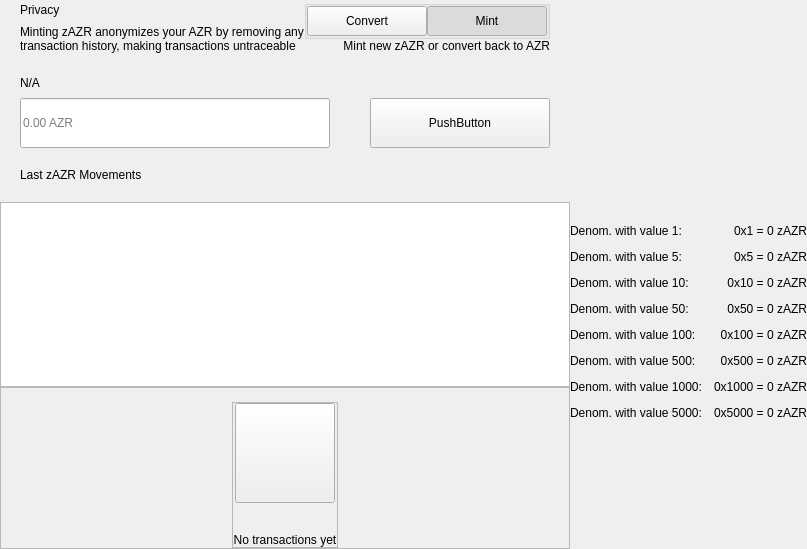
<?xml version="1.0" encoding="UTF-8"?>
<ui version="4.0">
 <class>PrivacyWidget</class>
 <widget class="QWidget" name="PrivacyWidget">
  <property name="geometry">
   <rect>
    <x>0</x>
    <y>0</y>
    <width>629</width>
    <height>549</height>
   </rect>
  </property>
  <property name="windowTitle">
   <string>Form</string>
  </property>
  <layout class="QHBoxLayout" name="horizontalLayout_1" stretch="2,1">
   <property name="spacing">
    <number>0</number>
   </property>
   <property name="leftMargin">
    <number>0</number>
   </property>
   <property name="topMargin">
    <number>0</number>
   </property>
   <property name="rightMargin">
    <number>0</number>
   </property>
   <property name="bottomMargin">
    <number>0</number>
   </property>
   <item>
    <widget class="QWidget" name="left" native="true">
     <layout class="QVBoxLayout" name="verticalLayout_3">
      <property name="leftMargin">
       <number>0</number>
      </property>
      <property name="topMargin">
       <number>0</number>
      </property>
      <property name="rightMargin">
       <number>0</number>
      </property>
      <property name="bottomMargin">
       <number>0</number>
      </property>
      <item>
       <layout class="QVBoxLayout" name="verticalLayout_2">
        <property name="spacing">
         <number>0</number>
        </property>
        <item>
         <layout class="QVBoxLayout" name="verticalLayoutTop">
          <property name="spacing">
           <number>0</number>
          </property>
          <property name="leftMargin">
           <number>20</number>
          </property>
          <property name="rightMargin">
           <number>20</number>
          </property>
          <item>
           <layout class="QHBoxLayout" name="horizontalLayout_2">
            <property name="spacing">
             <number>0</number>
            </property>
            <item>
             <layout class="QVBoxLayout" name="verticalLayout11">
              <property name="spacing">
               <number>5</number>
              </property>
              <item>
               <widget class="QLabel" name="labelTitle">
                <property name="text">
                 <string>Privacy</string>
                </property>
               </widget>
              </item>
              <item>
               <widget class="QLabel" name="labelSubtitle1">
                <property name="maximumSize">
                 <size>
                  <width>16777215</width>
                  <height>16777215</height>
                 </size>
                </property>
                <property name="text">
                 <string>Minting zAZR anonymizes your AZR by removing any
transaction history, making transactions untraceable</string>
                </property>
               </widget>
              </item>
             </layout>
            </item>
            <item>
             <spacer name="horizontalSpacer">
              <property name="orientation">
               <enum>Qt::Horizontal</enum>
              </property>
              <property name="sizeHint" stdset="0">
               <size>
                <width>40</width>
                <height>20</height>
               </size>
              </property>
             </spacer>
            </item>
            <item>
             <widget class="QWidget" name="containerViewPrivacyChecks" native="true">
              <layout class="QVBoxLayout" name="containerPrivacyChecks">
               <property name="spacing">
                <number>0</number>
               </property>
               <property name="leftMargin">
                <number>0</number>
               </property>
               <property name="topMargin">
                <number>0</number>
               </property>
               <property name="rightMargin">
                <number>0</number>
               </property>
               <property name="bottomMargin">
                <number>0</number>
               </property>
               <item alignment="Qt::AlignHCenter|Qt::AlignVCenter">
                <widget class="QGroupBox" name="groupBox">
                 <property name="title">
                  <string/>
                 </property>
                 <layout class="QHBoxLayout" name="horizontalLayout_2_1">
                  <property name="spacing">
                   <number>0</number>
                  </property>
                  <property name="leftMargin">
                   <number>0</number>
                  </property>
                  <property name="topMargin">
                   <number>0</number>
                  </property>
                  <property name="rightMargin">
                   <number>0</number>
                  </property>
                  <property name="bottomMargin">
                   <number>0</number>
                  </property>
                  <item>
                   <widget class="QPushButton" name="pushLeft">
                    <property name="minimumSize">
                     <size>
                      <width>120</width>
                      <height>30</height>
                     </size>
                    </property>
                    <property name="maximumSize">
                     <size>
                      <width>120</width>
                      <height>30</height>
                     </size>
                    </property>
                    <property name="focusPolicy">
                     <enum>Qt::NoFocus</enum>
                    </property>
                    <property name="text">
                     <string>Convert</string>
                    </property>
                    <property name="checkable">
                     <bool>true</bool>
                    </property>
                    <property name="autoExclusive">
                     <bool>true</bool>
                    </property>
                   </widget>
                  </item>
                  <item>
                   <widget class="QPushButton" name="pushRight">
                    <property name="minimumSize">
                     <size>
                      <width>120</width>
                      <height>30</height>
                     </size>
                    </property>
                    <property name="maximumSize">
                     <size>
                      <width>120</width>
                      <height>30</height>
                     </size>
                    </property>
                    <property name="focusPolicy">
                     <enum>Qt::NoFocus</enum>
                    </property>
                    <property name="text">
                     <string>Mint</string>
                    </property>
                    <property name="checkable">
                     <bool>true</bool>
                    </property>
                    <property name="checked">
                     <bool>true</bool>
                    </property>
                    <property name="autoExclusive">
                     <bool>true</bool>
                    </property>
                   </widget>
                  </item>
                 </layout>
                </widget>
               </item>
               <item alignment="Qt::AlignTop">
                <widget class="QLabel" name="labelSubtitle2">
                 <property name="text">
                  <string>Mint new zAZR or convert back to AZR</string>
                 </property>
                 <property name="alignment">
                  <set>Qt::AlignRight|Qt::AlignTrailing|Qt::AlignVCenter</set>
                 </property>
                </widget>
               </item>
              </layout>
             </widget>
            </item>
           </layout>
          </item>
          <item>
           <spacer name="verticalSpacer_2">
            <property name="orientation">
             <enum>Qt::Vertical</enum>
            </property>
            <property name="sizeType">
             <enum>QSizePolicy::Fixed</enum>
            </property>
            <property name="sizeHint" stdset="0">
             <size>
              <width>20</width>
              <height>20</height>
             </size>
            </property>
           </spacer>
          </item>
          <item>
           <layout class="QHBoxLayout" name="horizontalLayout_3" stretch="2">
            <property name="spacing">
             <number>0</number>
            </property>
            <item>
             <layout class="QVBoxLayout" name="verticalLayout_7">
              <property name="spacing">
               <number>5</number>
              </property>
              <item>
               <widget class="QLabel" name="labelSubtitleAmount">
                <property name="minimumSize">
                 <size>
                  <width>0</width>
                  <height>20</height>
                 </size>
                </property>
                <property name="maximumSize">
                 <size>
                  <width>16777215</width>
                  <height>20</height>
                 </size>
                </property>
                <property name="text">
                 <string notr="true">N/A</string>
                </property>
               </widget>
              </item>
              <item>
               <layout class="QHBoxLayout" name="horizontalLayout_3_1" stretch="1,0,0">
                <property name="spacing">
                 <number>0</number>
                </property>
                <item>
                 <widget class="QLineEdit" name="lineEditAmount">
                  <property name="minimumSize">
                   <size>
                    <width>0</width>
                    <height>50</height>
                   </size>
                  </property>
                  <property name="maxLength">
                   <number>8</number>
                  </property>
                  <property name="placeholderText">
                   <string notr="true">0.00 AZR</string>
                  </property>
                 </widget>
                </item>
                <item>
                 <spacer name="horizontalSpacer_4">
                  <property name="orientation">
                   <enum>Qt::Horizontal</enum>
                  </property>
                  <property name="sizeHint" stdset="0">
                   <size>
                    <width>40</width>
                    <height>20</height>
                   </size>
                  </property>
                 </spacer>
                </item>
                <item>
                 <widget class="QPushButton" name="pushButtonSave">
                  <property name="minimumSize">
                   <size>
                    <width>180</width>
                    <height>50</height>
                   </size>
                  </property>
                  <property name="focusPolicy">
                   <enum>Qt::NoFocus</enum>
                  </property>
                  <property name="text">
                   <string>PushButton</string>
                  </property>
                 </widget>
                </item>
               </layout>
              </item>
             </layout>
            </item>
           </layout>
          </item>
         </layout>
        </item>
        <item>
         <spacer name="verticalSpacer_3">
          <property name="orientation">
           <enum>Qt::Vertical</enum>
          </property>
          <property name="sizeType">
           <enum>QSizePolicy::Fixed</enum>
          </property>
          <property name="sizeHint" stdset="0">
           <size>
            <width>20</width>
            <height>20</height>
           </size>
          </property>
         </spacer>
        </item>
        <item>
         <layout class="QHBoxLayout" name="horizontalLayout_4">
          <property name="spacing">
           <number>0</number>
          </property>
          <property name="leftMargin">
           <number>20</number>
          </property>
          <item>
           <widget class="QLabel" name="labelListHistory">
            <property name="text">
             <string>Last zAZR Movements</string>
            </property>
           </widget>
          </item>
         </layout>
        </item>
        <item>
         <layout class="QVBoxLayout" name="verticalLayout_6">
          <property name="spacing">
           <number>0</number>
          </property>
          <item>
           <spacer name="verticalSpacer_4">
            <property name="orientation">
             <enum>Qt::Vertical</enum>
            </property>
            <property name="sizeType">
             <enum>QSizePolicy::Fixed</enum>
            </property>
            <property name="sizeHint" stdset="0">
             <size>
              <width>20</width>
              <height>20</height>
             </size>
            </property>
           </spacer>
          </item>
          <item>
           <widget class="QListView" name="listView">
            <property name="enabled">
             <bool>true</bool>
            </property>
            <property name="focusPolicy">
             <enum>Qt::NoFocus</enum>
            </property>
           </widget>
          </item>
          <item>
           <widget class="QFrame" name="emptyContainer">
            <property name="minimumSize">
             <size>
              <width>0</width>
              <height>100</height>
             </size>
            </property>
            <property name="frameShape">
             <enum>QFrame::StyledPanel</enum>
            </property>
            <property name="frameShadow">
             <enum>QFrame::Raised</enum>
            </property>
            <layout class="QVBoxLayout" name="verticalLayout_71" stretch="1,8">
             <property name="spacing">
              <number>0</number>
             </property>
             <property name="leftMargin">
              <number>0</number>
             </property>
             <property name="topMargin">
              <number>0</number>
             </property>
             <property name="rightMargin">
              <number>0</number>
             </property>
             <property name="bottomMargin">
              <number>0</number>
             </property>
             <item>
              <spacer name="verticalSpacer">
               <property name="orientation">
                <enum>Qt::Vertical</enum>
               </property>
               <property name="sizeHint" stdset="0">
                <size>
                 <width>20</width>
                 <height>20</height>
                </size>
               </property>
              </spacer>
             </item>
             <item alignment="Qt::AlignHCenter|Qt::AlignVCenter">
              <widget class="QFrame" name="emptyScreen">
               <property name="sizePolicy">
                <sizepolicy hsizetype="Expanding" vsizetype="Expanding">
                 <horstretch>0</horstretch>
                 <verstretch>0</verstretch>
                </sizepolicy>
               </property>
               <property name="frameShape">
                <enum>QFrame::StyledPanel</enum>
               </property>
               <property name="frameShadow">
                <enum>QFrame::Raised</enum>
               </property>
               <layout class="QVBoxLayout" name="verticalLayout">
                <property name="spacing">
                 <number>30</number>
                </property>
                <property name="leftMargin">
                 <number>0</number>
                </property>
                <property name="topMargin">
                 <number>0</number>
                </property>
                <property name="rightMargin">
                 <number>0</number>
                </property>
                <property name="bottomMargin">
                 <number>0</number>
                </property>
                <item alignment="Qt::AlignHCenter|Qt::AlignVCenter">
                 <widget class="QPushButton" name="pushImgEmpty">
                  <property name="minimumSize">
                   <size>
                    <width>100</width>
                    <height>100</height>
                   </size>
                  </property>
                  <property name="maximumSize">
                   <size>
                    <width>100</width>
                    <height>100</height>
                   </size>
                  </property>
                  <property name="focusPolicy">
                   <enum>Qt::NoFocus</enum>
                  </property>
                  <property name="text">
                   <string/>
                  </property>
                  <property name="iconSize">
                   <size>
                    <width>100</width>
                    <height>100</height>
                   </size>
                  </property>
                 </widget>
                </item>
                <item alignment="Qt::AlignHCenter|Qt::AlignVCenter">
                 <widget class="QLabel" name="labelEmpty">
                  <property name="styleSheet">
                   <string notr="true"/>
                  </property>
                  <property name="text">
                   <string>No transactions yet</string>
                  </property>
                  <property name="alignment">
                   <set>Qt::AlignCenter</set>
                  </property>
                 </widget>
                </item>
               </layout>
              </widget>
             </item>
            </layout>
           </widget>
          </item>
         </layout>
        </item>
       </layout>
      </item>
     </layout>
    </widget>
   </item>
   <item>
    <widget class="QWidget" name="right" native="true">
     <layout class="QVBoxLayout" name="verticalLayout_5">
      <property name="leftMargin">
       <number>0</number>
      </property>
      <property name="topMargin">
       <number>0</number>
      </property>
      <property name="rightMargin">
       <number>0</number>
      </property>
      <property name="bottomMargin">
       <number>0</number>
      </property>
      <item>
       <widget class="OptionButton" name="btnCoinControl" native="true">
        <property name="minimumSize">
         <size>
          <width>0</width>
          <height>50</height>
         </size>
        </property>
       </widget>
      </item>
      <item>
       <widget class="OptionButton" name="btnRescanMints" native="true">
        <property name="minimumSize">
         <size>
          <width>0</width>
          <height>50</height>
         </size>
        </property>
       </widget>
      </item>
      <item>
       <widget class="OptionButton" name="btnResetZerocoin" native="true">
        <property name="minimumSize">
         <size>
          <width>0</width>
          <height>50</height>
         </size>
        </property>
       </widget>
      </item>
      <item>
       <widget class="OptionButton" name="btnTotalzAZR" native="true">
        <property name="minimumSize">
         <size>
          <width>0</width>
          <height>50</height>
         </size>
        </property>
       </widget>
      </item>
      <item>
       <layout class="QVBoxLayout" name="verticalLayout_4">
        <property name="spacing">
         <number>0</number>
        </property>
        <item>
         <widget class="QWidget" name="layoutDenom" native="true">
          <layout class="QVBoxLayout" name="verticalLayoutDenom">
           <property name="spacing">
            <number>12</number>
           </property>
           <property name="leftMargin">
            <number>0</number>
           </property>
           <property name="topMargin">
            <number>0</number>
           </property>
           <property name="rightMargin">
            <number>0</number>
           </property>
           <property name="bottomMargin">
            <number>0</number>
           </property>
           <item>
            <layout class="QHBoxLayout" name="horizontalLayout_4_1">
             <item>
              <widget class="QLabel" name="labelTitleDenom1">
               <property name="text">
                <string>Denom. with value 1:</string>
               </property>
              </widget>
             </item>
             <item>
              <widget class="QLabel" name="labelValueDenom1">
               <property name="text">
                <string notr="true">0x1 = 0 zAZR</string>
               </property>
               <property name="alignment">
                <set>Qt::AlignRight|Qt::AlignTrailing|Qt::AlignVCenter</set>
               </property>
              </widget>
             </item>
            </layout>
           </item>
           <item>
            <layout class="QHBoxLayout" name="horizontalLayout_4_2">
             <item>
              <widget class="QLabel" name="labelTitleDenom5">
               <property name="text">
                <string>Denom. with value 5:</string>
               </property>
              </widget>
             </item>
             <item>
              <widget class="QLabel" name="labelValueDenom5">
               <property name="text">
                <string notr="true">0x5 = 0 zAZR</string>
               </property>
               <property name="alignment">
                <set>Qt::AlignRight|Qt::AlignTrailing|Qt::AlignVCenter</set>
               </property>
              </widget>
             </item>
            </layout>
           </item>
           <item>
            <layout class="QHBoxLayout" name="horizontalLayout_4_3">
             <item>
              <widget class="QLabel" name="labelTitleDenom10">
               <property name="text">
                <string>Denom. with value 10:</string>
               </property>
              </widget>
             </item>
             <item>
              <widget class="QLabel" name="labelValueDenom10">
               <property name="text">
                <string notr="true">0x10 = 0 zAZR</string>
               </property>
               <property name="alignment">
                <set>Qt::AlignRight|Qt::AlignTrailing|Qt::AlignVCenter</set>
               </property>
              </widget>
             </item>
            </layout>
           </item>
           <item>
            <layout class="QHBoxLayout" name="horizontalLayout_4_4">
             <item>
              <widget class="QLabel" name="labelTitleDenom50">
               <property name="text">
                <string>Denom. with value 50:</string>
               </property>
              </widget>
             </item>
             <item>
              <widget class="QLabel" name="labelValueDenom50">
               <property name="text">
                <string notr="true">0x50 = 0 zAZR</string>
               </property>
               <property name="alignment">
                <set>Qt::AlignRight|Qt::AlignTrailing|Qt::AlignVCenter</set>
               </property>
              </widget>
             </item>
            </layout>
           </item>
           <item>
            <layout class="QHBoxLayout" name="horizontalLayout_4_5">
             <item>
              <widget class="QLabel" name="labelTitleDenom100">
               <property name="text">
                <string>Denom. with value 100:</string>
               </property>
              </widget>
             </item>
             <item>
              <widget class="QLabel" name="labelValueDenom100">
               <property name="text">
                <string notr="true">0x100 = 0 zAZR</string>
               </property>
               <property name="alignment">
                <set>Qt::AlignRight|Qt::AlignTrailing|Qt::AlignVCenter</set>
               </property>
              </widget>
             </item>
            </layout>
           </item>
           <item>
            <layout class="QHBoxLayout" name="horizontalLayout_4_6">
             <item>
              <widget class="QLabel" name="labelTitleDenom500">
               <property name="text">
                <string>Denom. with value 500:</string>
               </property>
              </widget>
             </item>
             <item>
              <widget class="QLabel" name="labelValueDenom500">
               <property name="text">
                <string notr="true">0x500 = 0 zAZR</string>
               </property>
               <property name="alignment">
                <set>Qt::AlignRight|Qt::AlignTrailing|Qt::AlignVCenter</set>
               </property>
              </widget>
             </item>
            </layout>
           </item>
           <item>
            <layout class="QHBoxLayout" name="horizontalLayout_4_7">
             <item>
              <widget class="QLabel" name="labelTitleDenom1000">
               <property name="text">
                <string>Denom. with value 1000:</string>
               </property>
              </widget>
             </item>
             <item>
              <widget class="QLabel" name="labelValueDenom1000">
               <property name="text">
                <string notr="true">0x1000 = 0 zAZR</string>
               </property>
               <property name="alignment">
                <set>Qt::AlignRight|Qt::AlignTrailing|Qt::AlignVCenter</set>
               </property>
              </widget>
             </item>
            </layout>
           </item>
           <item>
            <layout class="QHBoxLayout" name="horizontalLayout_4_8">
             <item>
              <widget class="QLabel" name="labelTitleDenom5000">
               <property name="text">
                <string>Denom. with value 5000:</string>
               </property>
              </widget>
             </item>
             <item>
              <widget class="QLabel" name="labelValueDenom5000">
               <property name="text">
                <string notr="true">0x5000 = 0 zAZR</string>
               </property>
               <property name="alignment">
                <set>Qt::AlignRight|Qt::AlignTrailing|Qt::AlignVCenter</set>
               </property>
              </widget>
             </item>
            </layout>
           </item>
          </layout>
         </widget>
        </item>
        <item>
         <spacer name="verticalSpacer_5">
          <property name="orientation">
           <enum>Qt::Vertical</enum>
          </property>
          <property name="sizeHint" stdset="0">
           <size>
            <width>20</width>
            <height>40</height>
           </size>
          </property>
         </spacer>
        </item>
       </layout>
      </item>
     </layout>
    </widget>
   </item>
  </layout>
 </widget>
 <customwidgets>
  <customwidget>
   <class>OptionButton</class>
   <extends>QWidget</extends>
   <header>qt/aezora/optionbutton.h</header>
   <container>1</container>
  </customwidget>
 </customwidgets>
 <resources/>
 <connections/>
</ui>
